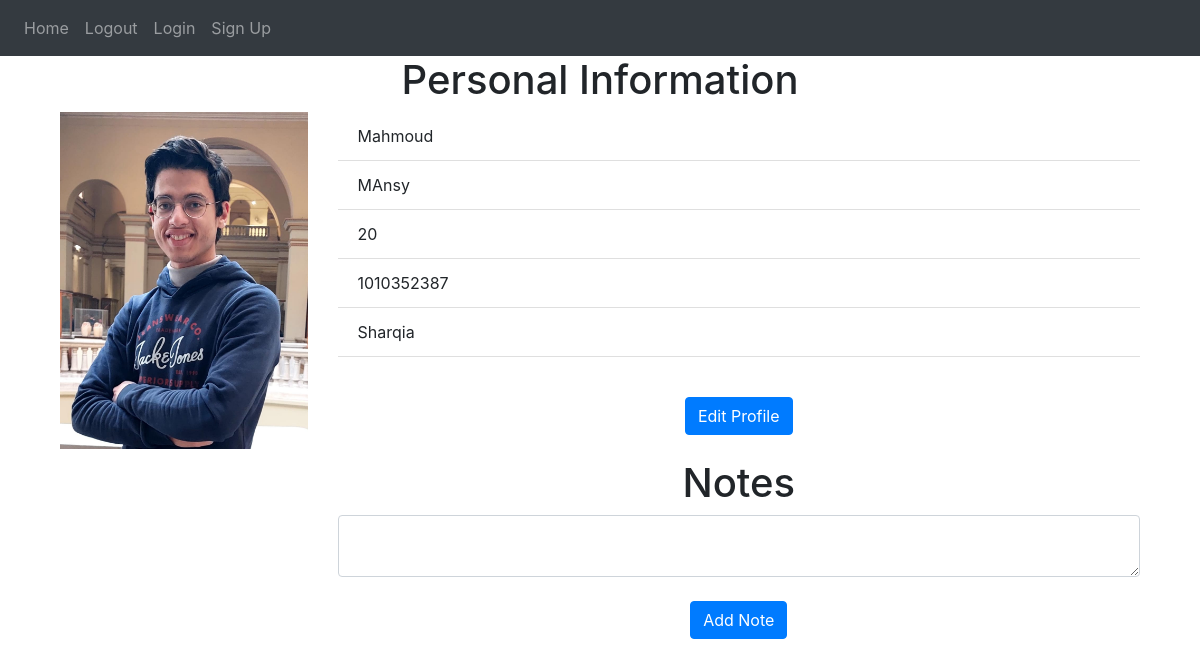
The page / (signed in) on the database as committed earlier.
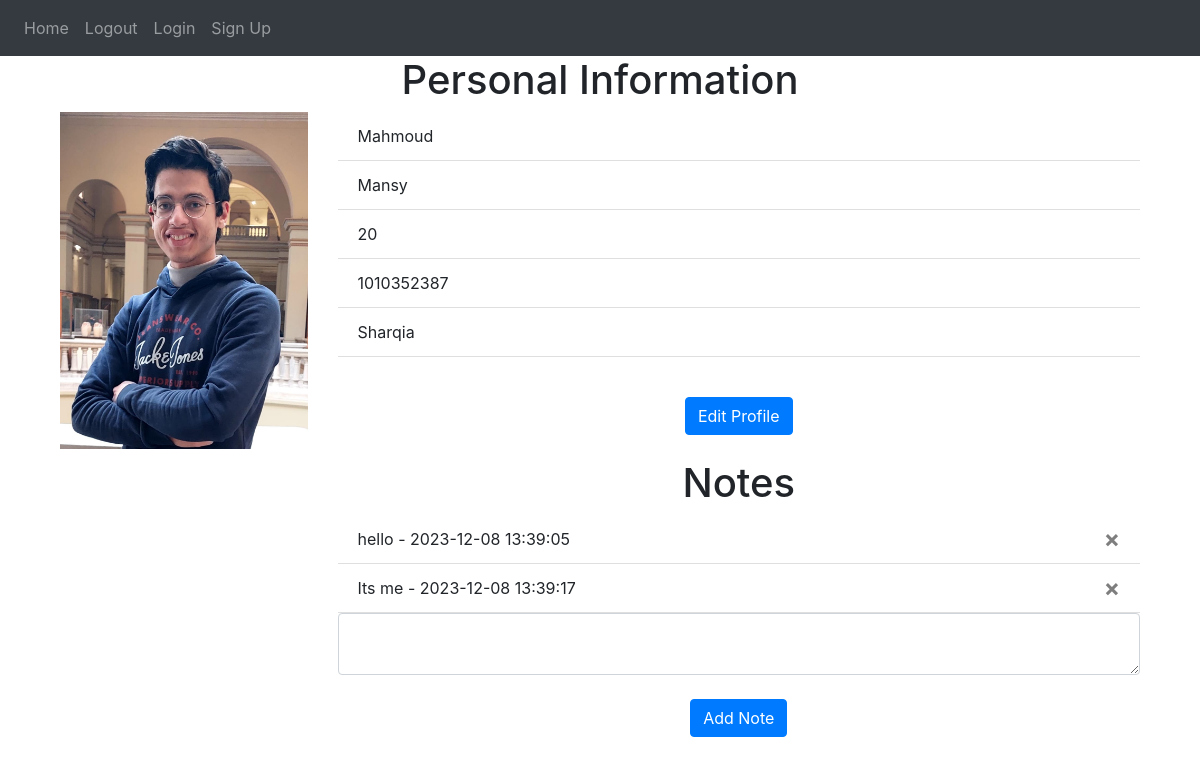
The same page on the database as committed later.
### website/models.py (models this page shows)
class User(db.Model, UserMixin):
    id = db.Column(db.Integer, primary_key=True)
    email = db.Column(db.String(150), unique=True)
    password = db.Column(db.String(150))
    first_name = db.Column(db.String(150))
    last_name = db.Column(db.String(150))
    age= db.Column(db.String(150))
    phone = db.Column(db.String(150))
    address = db.Column(db.String(150))
    notes = db.relationship('Note')

class Note(db.Model):
    id = db.Column(db.Integer, primary_key=True)
    data = db.Column(db.String(10000))
    date = db.Column(db.DateTime(timezone=True), default=func.now())
    user_id = db.Column(db.Integer, db.ForeignKey('user.id'))

### website/views.py (the view, shortened to what this page needs)
@views.route('/', methods=['GET', 'POST'])
@login_required
def home():
    return render_template("home.html", user=current_user)

### website/__init__.py (called while the page is built)
def create_app():
    app = Flask(__name__)
    app.config['SECRET_KEY'] = 'hjshjhdjah kjshkjdhjs'
    app.config['SQLALCHEMY_DATABASE_URI'] = f'sqlite:///{DB_NAME}'
    db.init_app(app)
    from .views import views
    from .auth import auth
    app.register_blueprint(views, url_prefix='/')
    app.register_blueprint(auth, url_prefix='/')
    from .models import User, Note
    with app.app_context():
        db.create_all()
    login_manager = LoginManager()
    login_manager.login_view = 'auth.login'
    login_manager.init_app(app)
    @login_manager.user_loader
    def load_user(id):
        return User.query.get(int(id))
    return app

### website/templates/home.html (shortened to what this page needs)
{% extends "base.html" %}
{% block content %}
<div class="container">
    <h1 align="center">Personal Information</h1>
    <div class="row">
        <div class="col-md-3">
            <img src="\static\images\mahmoud.jpg" alt="Your Image" class="img-fluid">
        </div>
        <div class="col-md-9">
            <ul class="list-group list-group-flush" id="personal_info">
                <li class="list-group-item">{{ user.first_name }}</li>
                <li class="list-group-item">{{ user.last_name }}</li>
                <li class="list-group-item">{{ user.age }}</li>
                <li class="list-group-item">{{ user.phone }}</li>
                <li class="list-group-item">{{ user.address }}</li>
              </ul>
              <div align="center">
                <br />
                <a href="{{ url_for('views.edit_profile') }}" class="btn btn-primary mt-3">Edit Profile</a>
                <br />
                <br />
              </div>
        <h1 align="center">Notes</h1>
        <ul class="list-group list-group-flush" id="notes">
          {% for note in user.notes %}
          <li class="list-group-item">
                {{ note.data }} - {{ note.date.strftime('%Y-%m-%d %H:%M:%S') }}
            <button type="button" class="close" onClick="deleteNote({{ note.id }})">
              <span aria-hidden="true">&times;</span>
            </button>
          </li>
          {% endfor %}
        </ul>
        <form method="POST">
          <textarea name="note" id="note" class="form-control"></textarea>
          <br />
          <div align="center">
            <button type="submit" class="btn btn-primary">Add Note</button>
          </div>
        </form>
      </div>
    </div>
  </div>
{% endblock %}

### website/templates/base.html (shortened to what this page needs)
<!DOCTYPE html>
<html>
  <head>
    <link
      rel="stylesheet"
      href="https://stackpath.bootstrapcdn.com/bootstrap/4.4.1/css/bootstrap.min.css"
    />
    <link
      rel="stylesheet"
      href="https://stackpath.bootstrapcdn.com/font-awesome/4.7.0/css/font-awesome.min.css"
    />
  </head>
  <body>
    <nav class="navbar navbar-expand-lg navbar-dark bg-dark">
      <div class="collapse navbar-collapse" id="navbar">
        <div class="navbar-nav">
          <a class="nav-item nav-link" id="home" href="/">Home</a>
          <a class="nav-item nav-link" id="logout" href="/logout">Logout</a>
          <a class="nav-item nav-link" id="login" href="/login">Login</a>
          <a class="nav-item nav-link" id="signUp" href="/sign-up">Sign Up</a>
        </div>
      </div>
    </nav>
    <div class="container">{% block content %} {% endblock %}</div>
  </body>
</html>

Rows that differ between the two databases and show on the page:
changed User "Mahmoud": last_name "MAnsy" → "Mansy"
added Note: data "hello", date "2023-12-08 13:39:05"
added Note: data "Its me", date "2023-12-08 13:39:17"
